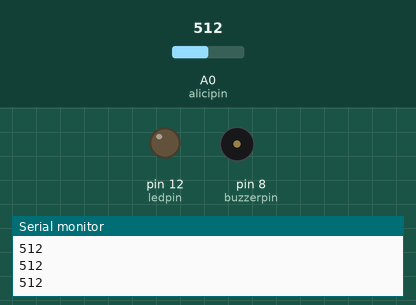
Simulated run of this sketch. Board: Arduino Uno, built with avr-gcc and run on an emulated ATmega328P. Parts: output pins drawn as LEDs (lit = HIGH), buzzer (waves = sounding), the last lines printed to the serial monitor. The test bench sets the inputs (shaded band); at power-on: A0 (alicipin) = 512.

Above: at 1.2 s.
1.3 s: A0 (alicipin) set to 73
2.8 s: A0 (alicipin) set to 64
At 3.3 s:
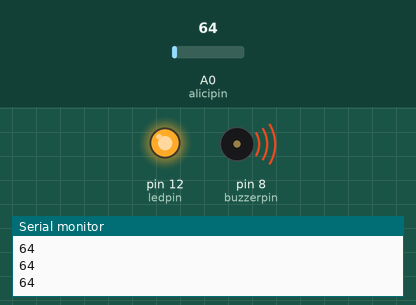
4.3 s: A0 (alicipin) set to 92
5.8 s: A0 (alicipin) set to 106
At 6.8 s:
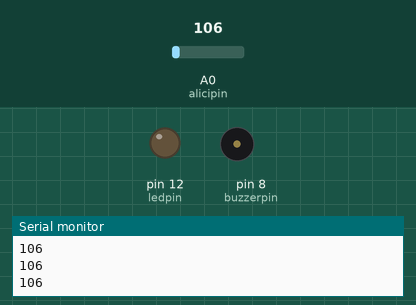
7.3 s: A0 (alicipin) set to 60
At 8.0 s:
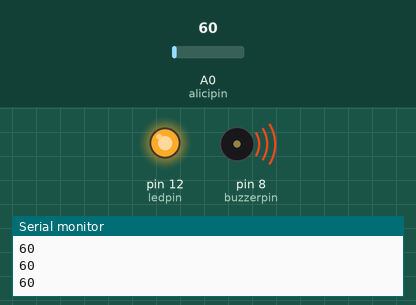
Timing chart, 0 to 9.8 s (numbered marks = the images above; inputs shaded):
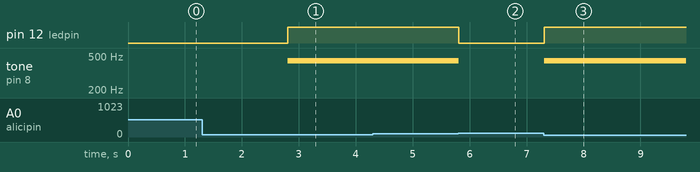

Measured:
- the behaviour switches between 70 and 69 on A0 (alicipin) (found by bisection; images 0 and 1)
- the behaviour switches between 100 and 101 on A0 (alicipin) (found by bisection; images 1 and 2)
- after the input at 2.8 s, pin 12 (ledpin): LOW → HIGH at once; tone on pin 8 (buzzerpin): silent → 440 Hz at once
- after the input at 5.8 s, pin 12 (ledpin): HIGH → LOW at once; tone on pin 8 (buzzerpin): 440 Hz → silent at once
- after the input at 7.3 s, pin 12 (ledpin): LOW → HIGH at once; tone on pin 8 (buzzerpin): silent → 440 Hz at once

The sketch:

8.3.2._RF_butonlu_LED-buzzer_kontrol_alici.ino
```cpp
const int alicipin=A0;  //RF alıcı pini A0 olarak tanımlanır.
const int ledpin=12;  //LED pini tanımlanır.
const int buzzerpin = 8;  //buzzer pini tanımlanır.
unsigned int deger = 0;  // değer değişkenine ilk değeri 0 atanır.
const unsigned int ustesikdeger = 100;  //üst eşik değeri 100 olarak atanır
const unsigned int altesikdeger = 70;  //alt eşik değeri 70 olarak atanır.

void setup(){
pinMode(ledpin, OUTPUT); //LED pini çıkış olarak tanımlanır.
pinMode(buzzerpin, OUTPUT); //buzzer pini çıkış olarak tanımlanır.
Serial.begin(9600);  //seri veri iletişimi başlatılır.
}

void loop(){
deger=analogRead(alicipin); //vericiden gelen sinyal değeri A0 analog girişten okunur ve deger değişkenine atanır.
Serial.println(deger);  //deger değişkeni seri port ekranına yazdırılır.

if (deger<altesikdeger){// Eğer okunan değer 70 den küçükse...
digitalWrite(ledpin, HIGH);   //LED yanar
tone(buzzerpin,440); //buzzer ses verir.
}
if (deger>ustesikdeger){  // Eğer okunan değer 100 den büyükse...
digitalWrite(ledpin, LOW);   //LED söner.
noTone(buzzerpin); //buzzer susar.
}
}
```
